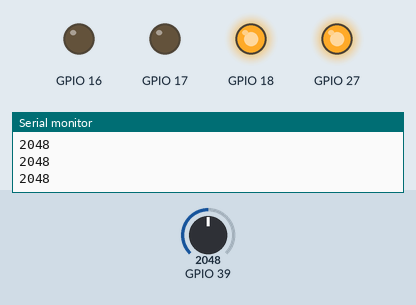
Simulated run of this sketch. Board: ESP32. Shown: output pins drawn as LEDs (lit = HIGH), the last lines printed to the serial monitor. The inputs (shaded band) are chosen by the test bench; at power-on: GPIO 39 = 2048.

Above: at 1.2 s.
1.3 s: GPIO 39 set to 1968
At 2.4 s:
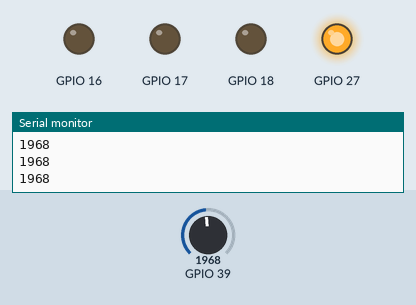
2.8 s: GPIO 39 set to 1045
4.3 s: GPIO 39 set to 960
At 4.8 s:
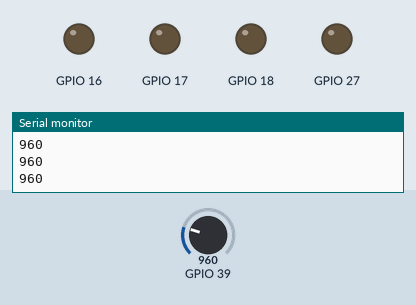
5.8 s: GPIO 39 set to 3040
At 7.0 s:
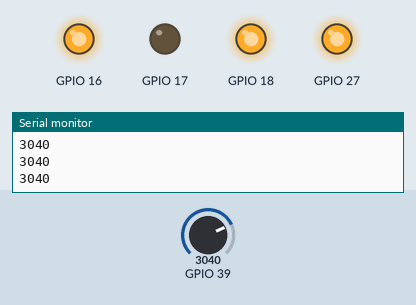
7.3 s: GPIO 39 set to 3958
8.8 s: GPIO 39 set to 4044
At 9.4 s:
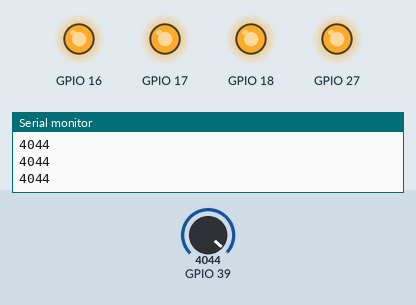
Timing chart, 0 to 11.3 s (numbered marks = the images above; inputs shaded):
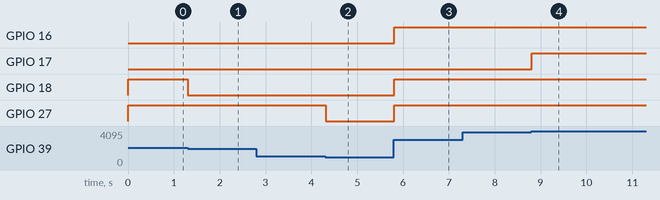

Measured:
- the behaviour switches between 2001 and 2000 on GPIO 39 (found by bisection; images 0 and 1)
- the behaviour switches between 1001 and 1000 on GPIO 39 (found by bisection; images 1 and 2)
- the behaviour switches between 4000 and 4001 on GPIO 39 (found by bisection; images 3 and 4)
- after the input at 1.3 s, GPIO 18: HIGH → LOW at once
- after the input at 4.3 s, GPIO 27: HIGH → LOW at once
- after the input at 5.8 s, GPIO 16, GPIO 18, GPIO 27: LOW → HIGH at once
- after the input at 8.8 s, GPIO 17: LOW → HIGH at once

The sketch:

ledOnOnebyOneWithPoten.ino
```cpp
void setup(){
     pinMode(39,INPUT);
     pinMode(27,OUTPUT);
     pinMode(18,OUTPUT);
     pinMode(16,OUTPUT);
  pinMode(17,OUTPUT);
     Serial.begin(9600);
}
void loop(){
     int sensorValue = analogRead(39);
     Serial.println(sensorValue);

     if(sensorValue > 1000){
        digitalWrite(27,HIGH);

     }else{
        digitalWrite(27,LOW);

     }


     if(sensorValue > 2000){
        digitalWrite(18,HIGH);

     }else{
        digitalWrite(18,LOW);

     }
     if(sensorValue > 3000){
        digitalWrite(16,HIGH);

     }else{
        digitalWrite(16,LOW);

     }
     if(sensorValue > 4000){
        digitalWrite(17,HIGH);

     }else{
        digitalWrite(17,LOW);

     }

 }
```
